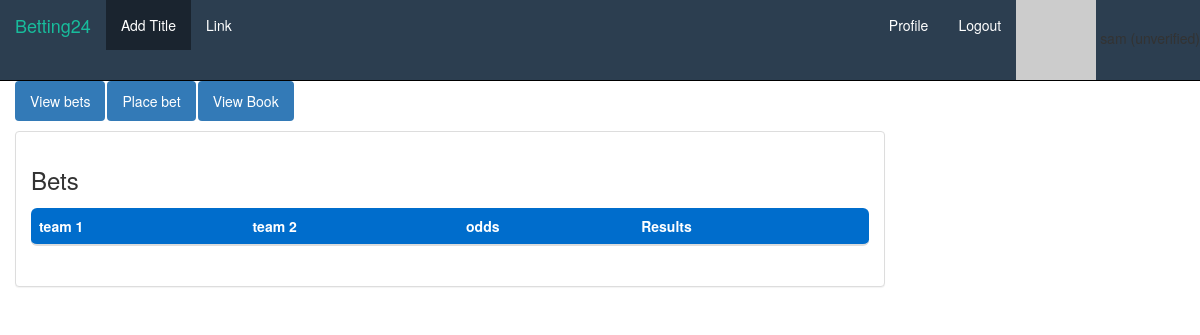
/events/Starcraft/book_details (signed in), run on an earlier commit of the app's database.
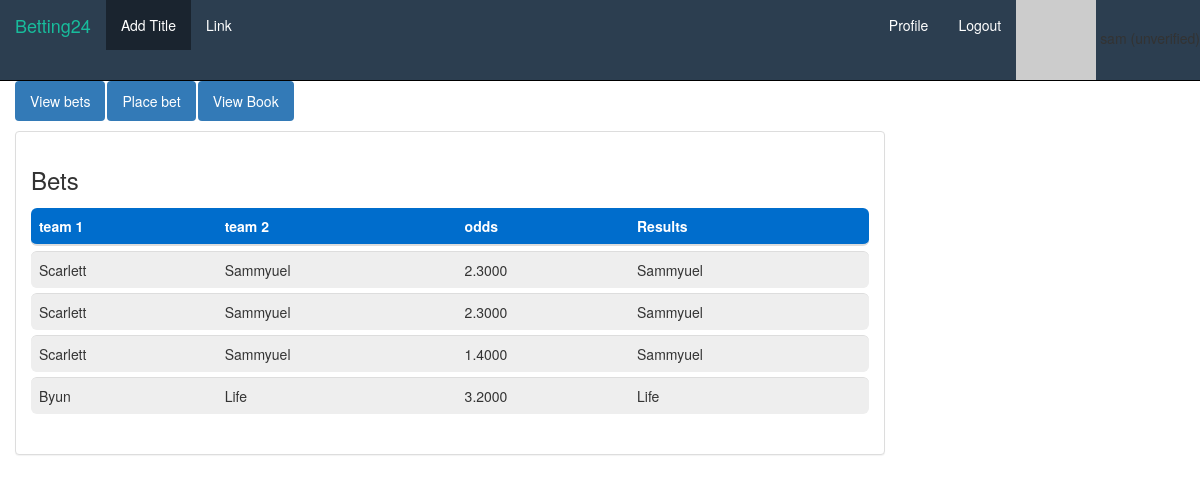
And on a later commit of the database.
### events/models.py (models this page shows, shortened)
class odds(models.Model):
    titles = models.ForeignKey(Titles,on_delete = models.CASCADE)
    team_1 = models.CharField(max_length=100)
    team_2 = models.CharField(max_length=100)
    event = models.CharField(max_length=100)
    odds = models.DecimalField(max_digits = 20, decimal_places = 4)
    result = models.CharField(max_length=100)

### events/views.py (the view)
# urls.py: url(r'^(?P<titles_Title>[\w\-]+)/book_details', views.book_details, name='book_details'),
def book_details(request, titles_Title):
    titles = get_object_or_404(Titles, Title = titles_Title, user=request.user)
    book = odds.objects.filter(titles = titles)
    return render(request, 'events/book_details.html', {'book':book, 'titles':titles})

### accounts/models.py (called while the page is built)
    def profile_image_url(self):
        fb_uid = SocialAccount.objects.filter(user_id=self.user.id, provider='facebook')
        if len(fb_uid):
            return "http://graph.facebook.com/{}/picture?width=40&height=40".format(fb_uid[0].uid)
        return "http://www.gravatar.com/avatar/{}?s=40".format(hashlib.md5(self.user.email.encode('utf-8')).hexdigest())

    def account_verified(self):
        result = EmailAddress.objects.filter(email=self.user.email)
        if len(result):
            return result[0].verified
        return False

### events/templates/events/book_details.html (shortened to what this page needs)
{% extends "home/header.html" %}
{% block content %}
<body>
    <div class="container-fluid songs-container">
        <div class="row">
            <div class="col-sm-8 col-md-9">
                <ul class="nav nav-pills" style="margin-bottom: 10px;">
                    <li role="presentation" class="active"><a href="{% url 'events:post_details' titles.Title %}">View bets</a></li>
                    <li role="presentation" class = "active"><a href="{% url 'events:create_post' titles.Title %}">Place bet</a></li>
                    <li role = "presentation" class = active><a href = "{% url 'events:book_details' titles.Title %}">View Book</a></li>
                </ul>
                <div class="panel panel-default">
                    <div class="panel-body">
                        <h3>Bets</h3>
                        <table class="table table-striped">
                            <thead>
                            <tr>
                                <th> team 1 </th>
                                <th> team 2 </th>
                                <th> odds  </th>
                                <th>Results</th>
                            </tr>
                            </thead>
                            <tbody>
                                {% for bets in book %}
                                    <tr>
                                        <td> {{bets.team_1}}
                                        <td> {{bets.team_2}}
                                        <td> {{ bets.odds }} </td>
                                        <td > {{bets.result}}</td>
                                    </tr>
                                {% endfor %}
                            </tbody>
                        </table>
                    </div>
                </div>
            </div>
        </div>
    </div>
</body>
{% endblock %}

What changed in the data, as far as the page shows it:
added odds: team_1 "Scarlett", team_2 "Sammyuel", odds "2.3000", result "Sammyuel"
added odds: team_1 "Scarlett", team_2 "Sammyuel", odds "2.3000", result "Sammyuel"
added odds: team_1 "Scarlett", team_2 "Sammyuel", odds "1.4000", result "Sammyuel"
added odds: team_1 "Byun", team_2 "Life", odds "3.2000", result "Life"
